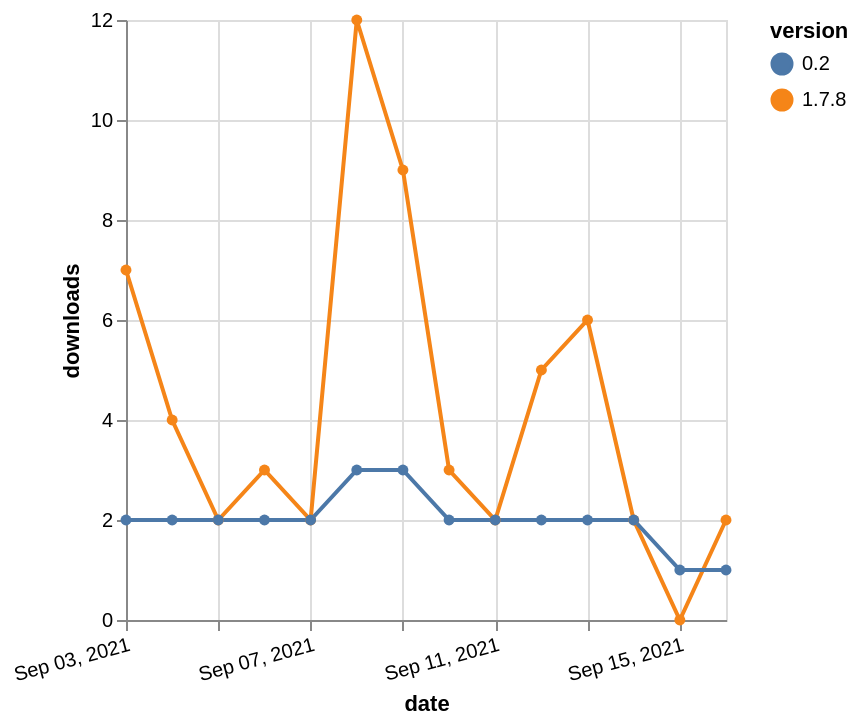

Describe this chart as a Vega-Lite specification.
### Vega-Lite specification from a JSON file in a GitHub repository (floating-point values rounded to 4 significant figures)
{"$schema": "https://vega.github.io/schema/vega-lite/v5.json", "description": "A simple bar chart with embedded data.", "data": {"values": [{"date": "2021-09-03", "total": 7764, "delta": 7, "version": "1.7.8"}, {"date": "2021-09-04", "total": 7768, "delta": 4, "version": "1.7.8"}, {"date": "2021-09-05", "total": 7770, "delta": 2, "version": "1.7.8"}, {"date": "2021-09-06", "total": 7773, "delta": 3, "version": "1.7.8"}, {"date": "2021-09-07", "total": 7775, "delta": 2, "version": "1.7.8"}, {"date": "2021-09-08", "total": 7787, "delta": 12, "version": "1.7.8"}, {"date": "2021-09-09", "total": 7796, "delta": 9, "version": "1.7.8"}, {"date": "2021-09-10", "total": 7799, "delta": 3, "version": "1.7.8"}, {"date": "2021-09-11", "total": 7801, "delta": 2, "version": "1.7.8"}, {"date": "2021-09-12", "total": 7806, "delta": 5, "version": "1.7.8"}, {"date": "2021-09-13", "total": 7812, "delta": 6, "version": "1.7.8"}, {"date": "2021-09-14", "total": 7814, "delta": 2, "version": "1.7.8"}, {"date": "2021-09-15", "total": 7814, "delta": 0, "version": "1.7.8"}, {"date": "2021-09-16", "total": 7816, "delta": 2, "version": "1.7.8"}, {"date": "2021-09-03", "total": 2657, "delta": 2, "version": "0.2"}, {"date": "2021-09-04", "total": 2659, "delta": 2, "version": "0.2"}, {"date": "2021-09-05", "total": 2661, "delta": 2, "version": "0.2"}, {"date": "2021-09-06", "total": 2663, "delta": 2, "version": "0.2"}, {"date": "2021-09-07", "total": 2665, "delta": 2, "version": "0.2"}, {"date": "2021-09-08", "total": 2668, "delta": 3, "version": "0.2"}, {"date": "2021-09-09", "total": 2671, "delta": 3, "version": "0.2"}, {"date": "2021-09-10", "total": 2673, "delta": 2, "version": "0.2"}, {"date": "2021-09-11", "total": 2675, "delta": 2, "version": "0.2"}, {"date": "2021-09-12", "total": 2677, "delta": 2, "version": "0.2"}, {"date": "2021-09-13", "total": 2679, "delta": 2, "version": "0.2"}, {"date": "2021-09-14", "total": 2681, "delta": 2, "version": "0.2"}, {"date": "2021-09-15", "total": 2682, "delta": 1, "version": "0.2"}, {"date": "2021-09-16", "total": 2683, "delta": 1, "version": "0.2"}]}, "width": "container", "mark": {"type": "line", "point": {"filled": true}}, "encoding": {"x": {"field": "date", "type": "temporal", "timeUnit": "yearmonthdate", "title": "date", "axis": {"labelAngle": -15}}, "y": {"field": "delta", "type": "quantitative", "title": "downloads"}, "color": {"field": "version", "type": "nominal"}, "tooltip": {"field": "delta"}}}
